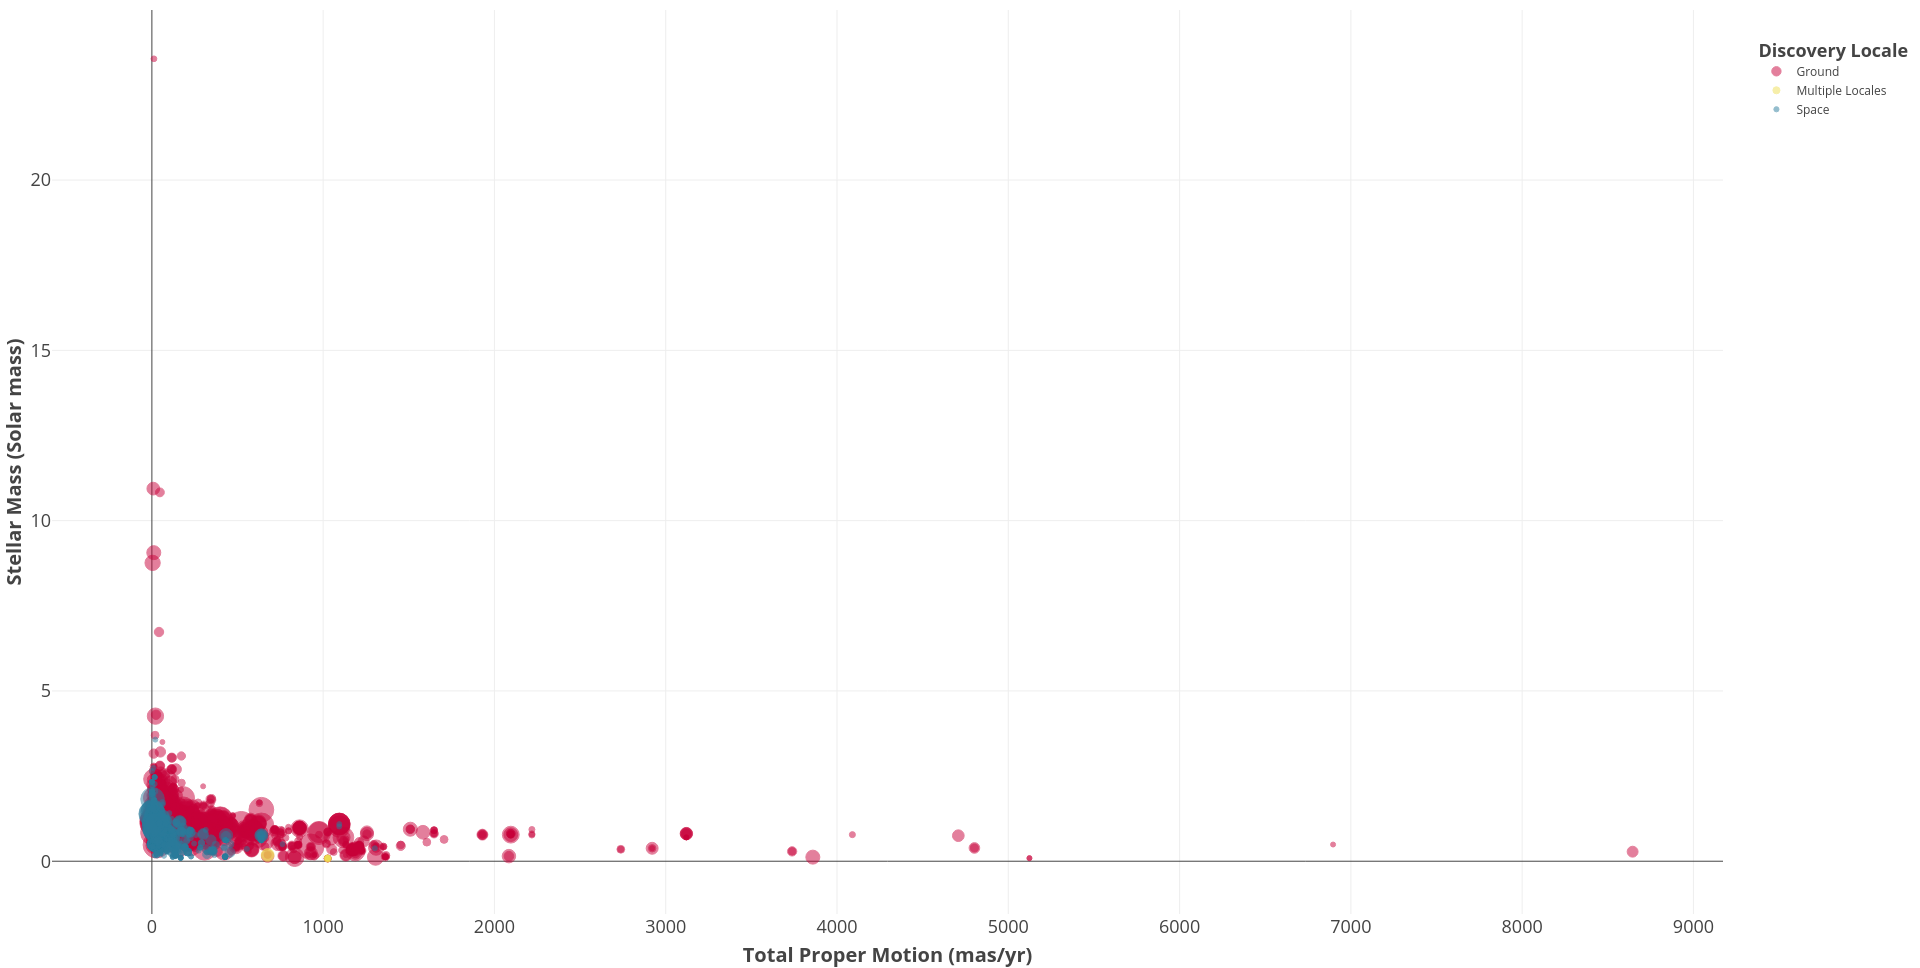

This chart was generated by the following R code:

# Paths:
path_data = "data/"
path_lib = "renv/library/R-4.1/x86_64-pc-linux-gnu/"

# Packages:
require(dplyr, lib = path_lib)
require(readr, lib = path_lib)
require(RColorBrewer, lib = path_lib)
require(plotly, lib = path_lib)

# Dataset:
df = readr::read_csv(paste0(path_data, "nasa_exoplanets.csv")) %>%
         as.data.frame()
attr(df, "spec") = NULL
df_varnames = readr::read_csv(paste0(path_data, "nasa_exoplanets_var_names.csv")) %>%
                  as.data.frame()
attr(df_varnames, "spec") = NULL

# Variables:
x_var = "sy_pm"
x_var_name = (df_varnames %>%
                 dplyr::filter(var == x_var))$var_name
y_var = "st_mass"
y_var_name = (df_varnames %>%
                 dplyr::filter(var == y_var))$var_name
color_var = "disc_locale"
color_var_name = (df_varnames %>%
                     dplyr::filter(var == color_var))$var_name
size_var = "pl_orbeccen"
size_var_name = (df_varnames %>%
                     dplyr::filter(var == size_var))$var_name

# Adapt the data:
df_plot = df %>%
              dplyr::select(all_of(x_var),
                            all_of(y_var),
                            all_of(color_var),
                            all_of(size_var))

# Plot:
lvls = unique(df_plot[, color_var])
n_levels = length(lvls)
my_palette = c("#c70039", "#2a7b9b", "#eddd53")
names(my_palette) = lvls

p = plot_ly(
    data = df_plot,
    x = ~eval(parse(text = x_var)),
    y = ~eval(parse(text = y_var)),
    color = ~eval(parse(text = color_var)),
    colors = my_palette,
    size = ~eval(parse(text = size_var)),
    text = ~color_var,
    type = "scatter",
    mode = "markers",
    sizes = c(5, 30),
    marker = list(
        opacity = 0.5,
        sizemode = 'diameter'
    ),
    customdata = ~eval(parse(text = size_var)),
    hovertemplate = paste0("<b>", x_var_name, ": %{x}<br>",
                           y_var_name, ": %{y}<br>",
                           color_var_name, ": %{text}<br>",
                           size_var_name, ": %{customdata}</b><extra></extra>")
) %>%
    layout(
        xaxis = list(
            title = paste0("<b>", x_var_name, "</b>"),
            titlefont = list(size = 20),
            tickfont = list(size = 18),
            categoryorder = "array"
        ),
        yaxis = list(
            title = paste0("<b>", y_var_name, "</b>"),
            titlefont = list(size = 20),
            tickfont = list(size = 18)
        ),
        margin = list(
            l = 10,
            r = 10,
            t = 10,
            b = 10
        ),
        hoverlabel = list(font = list(size = 18)),
        showlegend = TRUE,
        legend = list(
            title = list(
                text = paste0("<br><b>", color_var_name, "</b>"),
                font = list(size = 18)
            )
        )
    )

p
